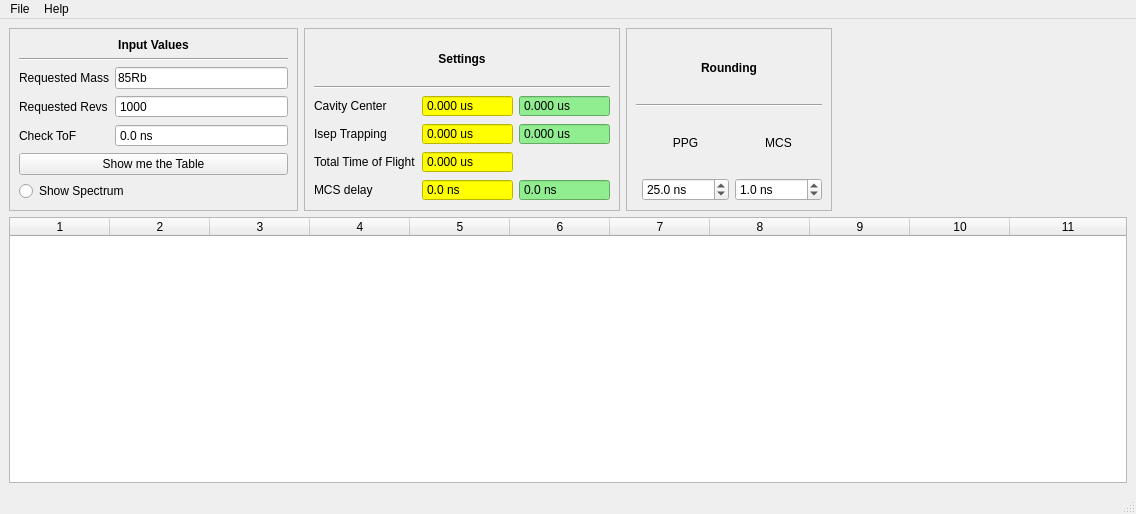
<?xml version="1.0" encoding="UTF-8"?>
<ui version="4.0">
 <class>MainWindow</class>
 <widget class="QMainWindow" name="MainWindow">
  <property name="geometry">
   <rect>
    <x>0</x>
    <y>0</y>
    <width>1136</width>
    <height>514</height>
   </rect>
  </property>
  <property name="windowTitle">
   <string>Isep Browser / Calibration</string>
  </property>
  <widget class="QWidget" name="centralwidget">
   <layout class="QGridLayout" name="gridLayout_3">
    <item row="0" column="0">
     <widget class="QFrame" name="frameInputs">
      <property name="frameShape">
       <enum>QFrame::StyledPanel</enum>
      </property>
      <property name="frameShadow">
       <enum>QFrame::Raised</enum>
      </property>
      <layout class="QGridLayout" name="gridLayout_2">
       <item row="1" column="0" colspan="2">
        <widget class="Line" name="line">
         <property name="orientation">
          <enum>Qt::Horizontal</enum>
         </property>
        </widget>
       </item>
       <item row="4" column="1">
        <widget class="QDoubleSpinBox" name="checkTofBox">
         <property name="buttonSymbols">
          <enum>QAbstractSpinBox::NoButtons</enum>
         </property>
         <property name="showGroupSeparator" stdset="0">
          <bool>false</bool>
         </property>
         <property name="suffix">
          <string> ns</string>
         </property>
         <property name="decimals">
          <number>1</number>
         </property>
         <property name="maximum">
          <double>1000000000.000000000000000</double>
         </property>
         <property name="value">
          <double>0.000000000000000</double>
         </property>
        </widget>
       </item>
       <item row="3" column="1">
        <widget class="QSpinBox" name="reqNRevsBox">
         <property name="buttonSymbols">
          <enum>QAbstractSpinBox::NoButtons</enum>
         </property>
         <property name="maximum">
          <number>99999999</number>
         </property>
         <property name="value">
          <number>1000</number>
         </property>
        </widget>
       </item>
       <item row="0" column="0" colspan="2">
        <widget class="QLabel" name="label_6">
         <property name="font">
          <font>
           <bold>true</bold>
           <underline>false</underline>
          </font>
         </property>
         <property name="text">
          <string>Input Values</string>
         </property>
         <property name="alignment">
          <set>Qt::AlignCenter</set>
         </property>
        </widget>
       </item>
       <item row="2" column="1">
        <widget class="QLineEdit" name="reqMassEdit">
         <property name="text">
          <string>85Rb</string>
         </property>
        </widget>
       </item>
       <item row="4" column="0">
        <widget class="QLabel" name="label_5">
         <property name="text">
          <string>Check ToF</string>
         </property>
        </widget>
       </item>
       <item row="2" column="0">
        <widget class="QLabel" name="label">
         <property name="text">
          <string>Requested Mass</string>
         </property>
        </widget>
       </item>
       <item row="3" column="0">
        <widget class="QLabel" name="label_2">
         <property name="text">
          <string>Requested Revs</string>
         </property>
        </widget>
       </item>
       <item row="5" column="0" colspan="2">
        <widget class="QPushButton" name="tableShowButton">
         <property name="text">
          <string>Show me the Table</string>
         </property>
         <property name="shortcut">
          <string>Return</string>
         </property>
        </widget>
       </item>
       <item row="6" column="0" colspan="2">
        <widget class="QRadioButton" name="showSpectrum">
         <property name="text">
          <string>Show Spectrum</string>
         </property>
        </widget>
       </item>
      </layout>
     </widget>
    </item>
    <item row="0" column="3">
     <spacer name="horizontalSpacer">
      <property name="orientation">
       <enum>Qt::Horizontal</enum>
      </property>
      <property name="sizeHint" stdset="0">
       <size>
        <width>50</width>
        <height>20</height>
       </size>
      </property>
     </spacer>
    </item>
    <item row="0" column="1">
     <widget class="QFrame" name="frameOutputs">
      <property name="frameShape">
       <enum>QFrame::StyledPanel</enum>
      </property>
      <property name="frameShadow">
       <enum>QFrame::Raised</enum>
      </property>
      <layout class="QGridLayout" name="gridLayout">
       <item row="2" column="0">
        <widget class="QLabel" name="label_4">
         <property name="text">
          <string>Cavity Center</string>
         </property>
        </widget>
       </item>
       <item row="4" column="1">
        <widget class="QDoubleSpinBox" name="totalTofBox">
         <property name="styleSheet">
          <string notr="true">background-color: yellow</string>
         </property>
         <property name="buttonSymbols">
          <enum>QAbstractSpinBox::NoButtons</enum>
         </property>
         <property name="suffix">
          <string> us</string>
         </property>
         <property name="decimals">
          <number>3</number>
         </property>
         <property name="maximum">
          <double>99999999.989999994635582</double>
         </property>
        </widget>
       </item>
       <item row="2" column="1">
        <widget class="QDoubleSpinBox" name="centerCavityBox">
         <property name="autoFillBackground">
          <bool>false</bool>
         </property>
         <property name="styleSheet">
          <string notr="true">background-color: yellow</string>
         </property>
         <property name="buttonSymbols">
          <enum>QAbstractSpinBox::NoButtons</enum>
         </property>
         <property name="suffix">
          <string> us</string>
         </property>
         <property name="decimals">
          <number>3</number>
         </property>
         <property name="maximum">
          <double>9999999999.989999771118164</double>
         </property>
        </widget>
       </item>
       <item row="3" column="0">
        <widget class="QLabel" name="label_3">
         <property name="text">
          <string>Isep Trapping</string>
         </property>
        </widget>
       </item>
       <item row="5" column="0">
        <widget class="QLabel" name="label_9">
         <property name="text">
          <string>MCS delay</string>
         </property>
        </widget>
       </item>
       <item row="4" column="0">
        <widget class="QLabel" name="label_8">
         <property name="text">
          <string>Total Time of Flight</string>
         </property>
        </widget>
       </item>
       <item row="5" column="1">
        <widget class="QDoubleSpinBox" name="mcsDelayBox">
         <property name="styleSheet">
          <string notr="true">background-color: yellow</string>
         </property>
         <property name="buttonSymbols">
          <enum>QAbstractSpinBox::NoButtons</enum>
         </property>
         <property name="correctionMode">
          <enum>QAbstractSpinBox::CorrectToNearestValue</enum>
         </property>
         <property name="suffix">
          <string> ns</string>
         </property>
         <property name="decimals">
          <number>1</number>
         </property>
         <property name="maximum">
          <double>99999999999.000000000000000</double>
         </property>
        </widget>
       </item>
       <item row="3" column="1">
        <widget class="QDoubleSpinBox" name="isepTrappingBox">
         <property name="styleSheet">
          <string notr="true">background-color: yellow</string>
         </property>
         <property name="buttonSymbols">
          <enum>QAbstractSpinBox::NoButtons</enum>
         </property>
         <property name="suffix">
          <string> us</string>
         </property>
         <property name="decimals">
          <number>3</number>
         </property>
         <property name="maximum">
          <double>999999999.990000009536743</double>
         </property>
        </widget>
       </item>
       <item row="2" column="2">
        <widget class="QDoubleSpinBox" name="roundedCenterCavityBox">
         <property name="styleSheet">
          <string notr="true">background-color: lightgreen</string>
         </property>
         <property name="buttonSymbols">
          <enum>QAbstractSpinBox::NoButtons</enum>
         </property>
         <property name="suffix">
          <string> us</string>
         </property>
         <property name="decimals">
          <number>3</number>
         </property>
         <property name="maximum">
          <double>100000000000.000000000000000</double>
         </property>
        </widget>
       </item>
       <item row="3" column="2">
        <widget class="QDoubleSpinBox" name="roundedIsepTrappingBox">
         <property name="styleSheet">
          <string notr="true">background-color: lightgreen</string>
         </property>
         <property name="buttonSymbols">
          <enum>QAbstractSpinBox::NoButtons</enum>
         </property>
         <property name="suffix">
          <string> us</string>
         </property>
         <property name="decimals">
          <number>3</number>
         </property>
         <property name="maximum">
          <double>999999999.990000009536743</double>
         </property>
        </widget>
       </item>
       <item row="5" column="2">
        <widget class="QDoubleSpinBox" name="roundedMcsDelayBox">
         <property name="styleSheet">
          <string notr="true">background-color: lightgreen</string>
         </property>
         <property name="buttonSymbols">
          <enum>QAbstractSpinBox::NoButtons</enum>
         </property>
         <property name="suffix">
          <string> ns</string>
         </property>
         <property name="decimals">
          <number>1</number>
         </property>
         <property name="maximum">
          <double>99999999999.000000000000000</double>
         </property>
        </widget>
       </item>
       <item row="1" column="0" colspan="3">
        <widget class="Line" name="line_2">
         <property name="orientation">
          <enum>Qt::Horizontal</enum>
         </property>
        </widget>
       </item>
       <item row="0" column="0" colspan="3">
        <widget class="QLabel" name="label_7">
         <property name="font">
          <font>
           <bold>true</bold>
          </font>
         </property>
         <property name="text">
          <string>Settings</string>
         </property>
         <property name="alignment">
          <set>Qt::AlignCenter</set>
         </property>
        </widget>
       </item>
      </layout>
     </widget>
    </item>
    <item row="1" column="0" colspan="4">
     <widget class="QTableWidget" name="Table">
      <property name="sizeAdjustPolicy">
       <enum>QAbstractScrollArea::AdjustToContents</enum>
      </property>
      <property name="alternatingRowColors">
       <bool>true</bool>
      </property>
      <property name="selectionBehavior">
       <enum>QAbstractItemView::SelectRows</enum>
      </property>
      <property name="columnCount">
       <number>11</number>
      </property>
      <attribute name="horizontalHeaderCascadingSectionResizes">
       <bool>false</bool>
      </attribute>
      <attribute name="horizontalHeaderMinimumSectionSize">
       <number>45</number>
      </attribute>
      <attribute name="horizontalHeaderDefaultSectionSize">
       <number>100</number>
      </attribute>
      <attribute name="horizontalHeaderShowSortIndicator" stdset="0">
       <bool>true</bool>
      </attribute>
      <attribute name="horizontalHeaderStretchLastSection">
       <bool>true</bool>
      </attribute>
      <attribute name="verticalHeaderVisible">
       <bool>false</bool>
      </attribute>
      <attribute name="verticalHeaderMinimumSectionSize">
       <number>13</number>
      </attribute>
      <attribute name="verticalHeaderDefaultSectionSize">
       <number>20</number>
      </attribute>
      <attribute name="verticalHeaderHighlightSections">
       <bool>false</bool>
      </attribute>
      <attribute name="verticalHeaderStretchLastSection">
       <bool>false</bool>
      </attribute>
      <column/>
      <column/>
      <column/>
      <column/>
      <column/>
      <column/>
      <column/>
      <column/>
      <column/>
      <column/>
      <column/>
     </widget>
    </item>
    <item row="0" column="2">
     <widget class="QFrame" name="frame">
      <property name="frameShape">
       <enum>QFrame::StyledPanel</enum>
      </property>
      <property name="frameShadow">
       <enum>QFrame::Raised</enum>
      </property>
      <layout class="QGridLayout" name="gridLayout_4">
       <item row="2" column="1">
        <widget class="QLabel" name="label_11">
         <property name="text">
          <string>PPG</string>
         </property>
         <property name="alignment">
          <set>Qt::AlignCenter</set>
         </property>
        </widget>
       </item>
       <item row="3" column="1">
        <widget class="QDoubleSpinBox" name="round_fact_ppg">
         <property name="suffix">
          <string> ns</string>
         </property>
         <property name="decimals">
          <number>1</number>
         </property>
         <property name="maximum">
          <double>50000.000000000000000</double>
         </property>
         <property name="value">
          <double>25.000000000000000</double>
         </property>
        </widget>
       </item>
       <item row="2" column="2">
        <widget class="QLabel" name="label_12">
         <property name="text">
          <string>MCS</string>
         </property>
         <property name="alignment">
          <set>Qt::AlignCenter</set>
         </property>
        </widget>
       </item>
       <item row="3" column="2">
        <widget class="QDoubleSpinBox" name="round_fact_mcs">
         <property name="suffix">
          <string> ns</string>
         </property>
         <property name="decimals">
          <number>1</number>
         </property>
         <property name="maximum">
          <double>50000.000000000000000</double>
         </property>
         <property name="value">
          <double>1.000000000000000</double>
         </property>
        </widget>
       </item>
       <item row="1" column="0" colspan="3">
        <widget class="Line" name="line_3">
         <property name="orientation">
          <enum>Qt::Horizontal</enum>
         </property>
        </widget>
       </item>
       <item row="0" column="0" colspan="3">
        <widget class="QLabel" name="label_10">
         <property name="font">
          <font>
           <bold>true</bold>
          </font>
         </property>
         <property name="text">
          <string>Rounding</string>
         </property>
         <property name="alignment">
          <set>Qt::AlignCenter</set>
         </property>
        </widget>
       </item>
      </layout>
     </widget>
    </item>
   </layout>
  </widget>
  <widget class="QMenuBar" name="menubar">
   <property name="geometry">
    <rect>
     <x>0</x>
     <y>0</y>
     <width>1136</width>
     <height>24</height>
    </rect>
   </property>
   <widget class="QMenu" name="menuFile">
    <property name="title">
     <string>File</string>
    </property>
    <addaction name="actionCalibration"/>
    <addaction name="actionAddExtra"/>
    <addaction name="actionBuild_Spectrum"/>
    <addaction name="separator"/>
    <addaction name="actionQuit"/>
   </widget>
   <widget class="QMenu" name="menuHelp">
    <property name="title">
     <string>Help</string>
    </property>
    <addaction name="actionNone"/>
   </widget>
   <addaction name="menuFile"/>
   <addaction name="menuHelp"/>
  </widget>
  <widget class="QStatusBar" name="statusbar"/>
  <action name="actionQuit">
   <property name="text">
    <string>Quit</string>
   </property>
   <property name="shortcut">
    <string>Ctrl+Q</string>
   </property>
  </action>
  <action name="actionNone">
   <property name="text">
    <string>None!</string>
   </property>
  </action>
  <action name="actionCalibration">
   <property name="text">
    <string>Calibration</string>
   </property>
   <property name="shortcut">
    <string>Alt+C</string>
   </property>
  </action>
  <action name="actionAddExtra">
   <property name="text">
    <string>AddExtra</string>
   </property>
   <property name="shortcut">
    <string>Alt+E</string>
   </property>
  </action>
  <action name="actionBuild_Spectrum">
   <property name="enabled">
    <bool>false</bool>
   </property>
   <property name="text">
    <string>Build Spectrum</string>
   </property>
   <property name="shortcut">
    <string>Alt+B</string>
   </property>
  </action>
 </widget>
 <tabstops>
  <tabstop>reqMassEdit</tabstop>
  <tabstop>reqNRevsBox</tabstop>
  <tabstop>centerCavityBox</tabstop>
  <tabstop>isepTrappingBox</tabstop>
  <tabstop>totalTofBox</tabstop>
  <tabstop>mcsDelayBox</tabstop>
  <tabstop>tableShowButton</tabstop>
  <tabstop>showSpectrum</tabstop>
  <tabstop>Table</tabstop>
  <tabstop>checkTofBox</tabstop>
 </tabstops>
 <resources/>
 <connections>
  <connection>
   <sender>actionQuit</sender>
   <signal>triggered()</signal>
   <receiver>MainWindow</receiver>
   <slot>close()</slot>
   <hints>
    <hint type="sourcelabel">
     <x>-1</x>
     <y>-1</y>
    </hint>
    <hint type="destinationlabel">
     <x>399</x>
     <y>299</y>
    </hint>
   </hints>
  </connection>
 </connections>
</ui>
